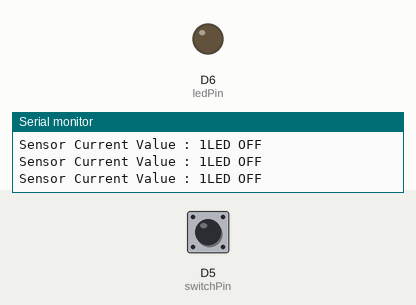
Recording of a sketch running on a simulated ESP8266 (NodeMCU). Shown: output pins drawn as LEDs (lit = HIGH), the last lines printed to the serial monitor. Dashed ring = blinking. Inputs (shaded band) come from the test bench; at power-on: D5 (switchPin) HIGH.

Above: at 1.2 s.
1.3 s: D5 (switchPin) pulled LOW for 0.15 s
At 1.41 s:
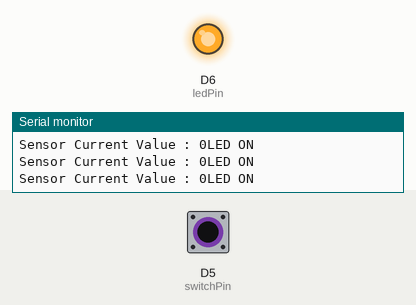
2.9 s: D5 (switchPin) pulled LOW for 1 s
At 4.2 s:
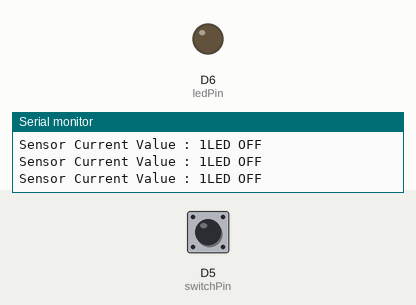
6.9 s: D5 (switchPin) pulsed LOW 2 times (0.12 s each, 0.3 s apart)
At 7.3 s:
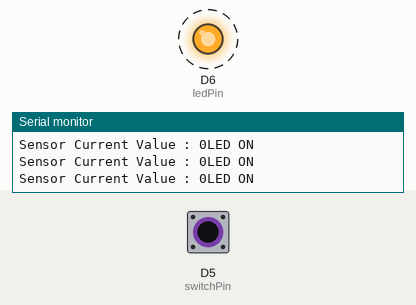
10.5 s: D5 (switchPin) pulsed LOW 5 times (0.12 s each, 0.3 s apart)
At 12.6 s:
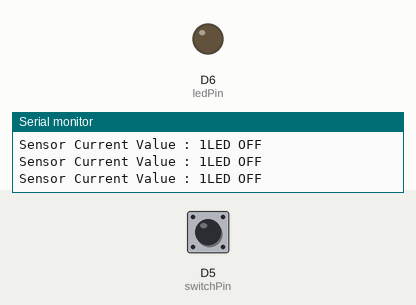
Timing chart, 0 to 14.1 s (numbered marks = the images above; inputs shaded):
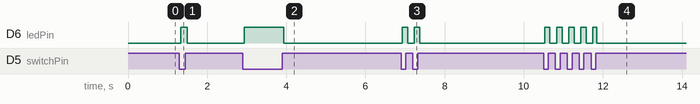

Measured:
- after the input at 1.3 s, D6 (ledPin): LOW → HIGH at once, → LOW 0.17 s later
- after the input at 2.9 s, D6 (ledPin): LOW → HIGH at once, → LOW 1.0 s later
- after the input at 6.9 s, D6 (ledPin): alternates HIGH for 0.13 s and LOW for 0.17 s, 4 changes in all, then stays LOW, starting at once
- after the input at 10.5 s, D6 (ledPin): alternates HIGH for 0.13 s and LOW for 0.17 s, 10 changes in all, then stays LOW, starting at once

The sketch:

Tilt_Switch_LED_Example.ino
```cpp
int ledPin = D6;
int switchPin = D5;
int state;
void setup() {
  pinMode(ledPin, OUTPUT);
  pinMode(switchPin, INPUT_PULLUP);
  Serial.begin(9600);

}

void loop() {
  state = digitalRead(switchPin);
  Serial.print("Sensor Current Value : ");
  Serial.print(state);
  if (state == 0){
    digitalWrite(ledPin, HIGH);
    Serial.println("LED ON");
  }
  else{
    digitalWrite(ledPin, LOW);
    Serial.println("LED OFF");
  }
}
```
